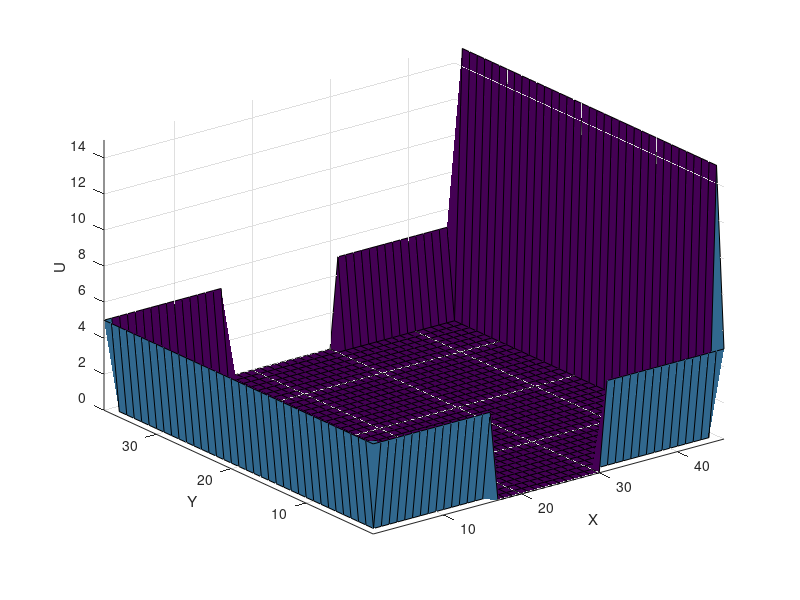

MATLAB code for this plot:
clc
clear all
Precision = 'double';
fidp = fopen ('Param.dat', 'r', 'l');
if (fidp == -1)
 disp('File "Param.dat" not found');
 return;
end
datap = fread (fidp, 3, 'int');
fclose (fidp);
NX = datap(1);
NY = datap(2);
NT = datap(3);
Size = [NX NY];
fid = fopen ('T1.dat', 'r', 'l');
if (fid == -1)
 disp('File "T1.dat" not found');
 return;
end
 U = fread (fid, Size, Precision);
SizeS = size(U);
x=1:NX;
y=1:NY;
[yy, xx] = meshgrid(y,x);
surf(xx, yy, U)
axis([1 NX 1 NY 0 15])
xlabel('X')
ylabel('Y')
zlabel('U')
fclose (fid);
basename = 'T';
for i=2:NT+1
 filename = sprintf ('%s%d.dat', basename, i);
fid = fopen (filename, 'r', 'l');
if (fid == -1)
 disp('File "T.dat" not found');
 return;
end
U = fread (fid, Size, Precision);
SizeS = size(U);
x=1:NX;
y=1:NY;
[yy, xx] = meshgrid(y,x);
surf(xx, yy, U)
axis([1 NX 1 NY 0 15])
 title(['n=',num2str(i),' N=',num2str(NT+1)])
fclose (fid);
 pause (0.05);
end